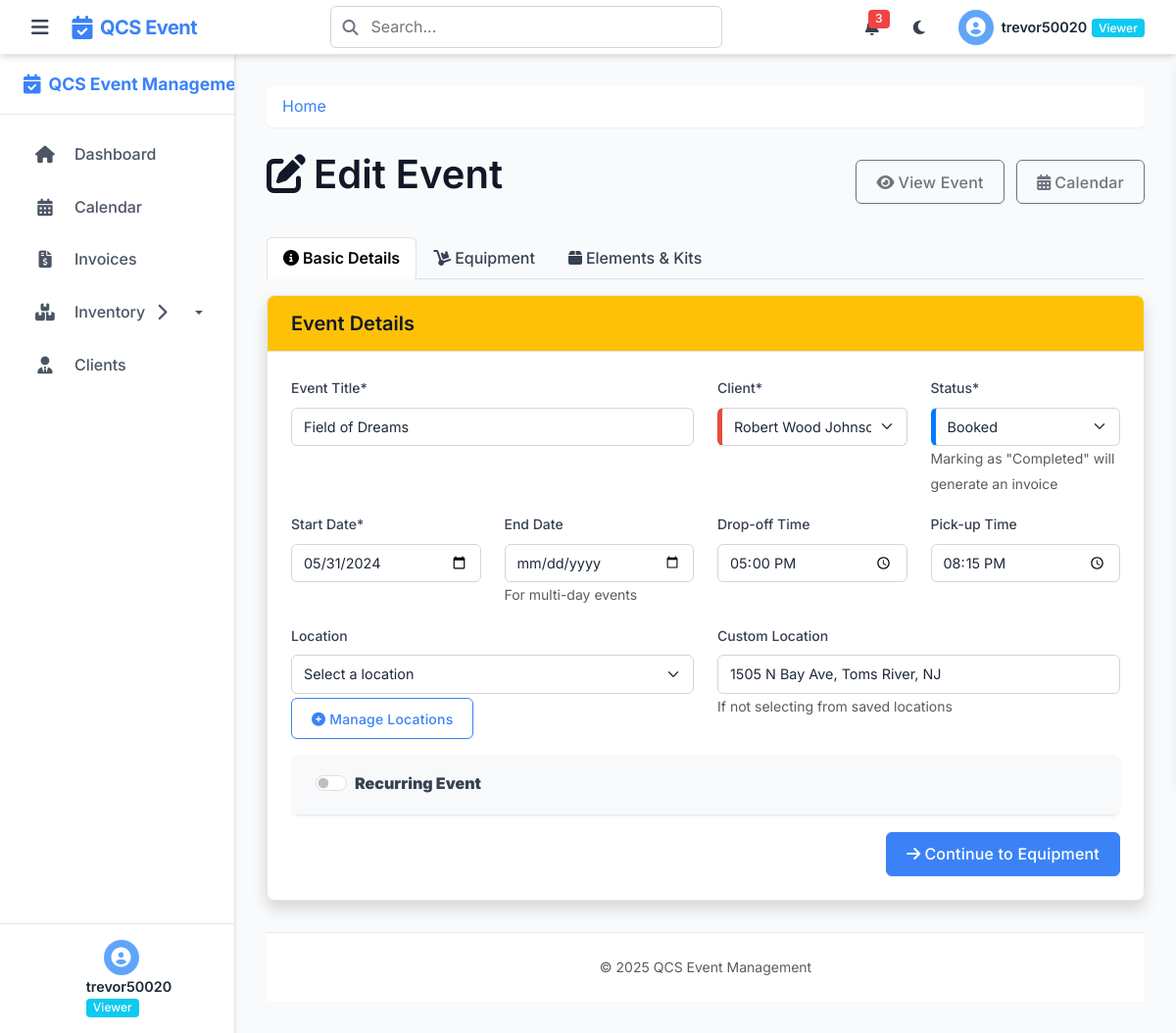
Screenshot of /calendar/events/1/edit (signed in) with the database file from the repository.
### tables this page shows
CREATE TABLE events (
    event_id INTEGER PRIMARY KEY AUTOINCREMENT,
    event_name TEXT NOT NULL,
    client_id INTEGER,
    category_id INTEGER,
    template_id INTEGER,
    ics_uid TEXT UNIQUE,  -- Unique identifier for ICS events
    event_date TEXT,  -- Store as YYYY-MM-DD
    end_date TEXT,    -- For multi-day events
    drop_off_time TEXT,      -- Store as HH:MM:SS
    pickup_time TEXT,
    is_all_day INTEGER DEFAULT 0, -- 0 for false, 1 for true
    has_conflicts INTEGER DEFAULT 0, -- 0 for no conflicts, 1 for conflicts
    is_recurring INTEGER DEFAULT 0, -- 0 for one-time, 1 for recurring
    recurrence_pattern TEXT,     -- daily, weekly, monthly, yearly
    recurrence_end_date TEXT,    -- When recurring events should stop
    parent_event_id INTEGER,     -- For recurring events
    original_start_date TEXT,    -- For moved recurring instances
    manager TEXT,
    onsite_contact TEXT,
    onsite_contact_phone TEXT,
    event_location TEXT,
    location_id INTEGER,     -- Reference to locations table
    items_needed TEXT,       -- List of items needed, including kits.
    boxes_from_pi INTEGER,   -- Number of boxes to be picked up from Positive Impact.
    notes TEXT,              -- Additional Information.
    status TEXT DEFAULT 'booked' CHECK(status IN ('booked', 'confirmed', 'in_progress', 'completed', 'cancelled')),
    created_by INTEGER,
    created_at TEXT NOT NULL DEFAULT (datetime('now')),
    last_updated TEXT,
    last_updated_by INTEGER,
    FOREIGN KEY (client_id) REFERENCES clients(id),
    FOREIGN KEY (category_id) REFERENCES event_categories(id),
    FOREIGN KEY (template_id) REFERENCES event_templates(id),
    FOREIGN KEY (location_id) REFERENCES locations(id),
    FOREIGN KEY (parent_event_id) REFERENCES events(event_id),
    FOREIGN KEY (created_by) REFERENCES users(id),
    FOREIGN KEY (last_updated_by) REFERENCES users(id)
);

CREATE TABLE clients (
    id INTEGER PRIMARY KEY AUTOINCREMENT,
    name TEXT NOT NULL,
    color TEXT NOT NULL,
    contact_person TEXT,
    phone TEXT,
    email TEXT,
    address TEXT,
    city TEXT,
    state TEXT,
    zip TEXT,
    notes TEXT,
    preferences TEXT,
    created_at TEXT NOT NULL DEFAULT (datetime('now')),
    created_by INTEGER,
    FOREIGN KEY (created_by) REFERENCES users(id)
);

### blueprints/calendar_bp.py (the view, shortened to what this page needs)
@calendar_bp.route('/events/<int:event_id>/edit', methods=['GET', 'POST'])
@login_required
def edit_event(event_id):
    db = get_db()
    event = db.execute('SELECT * FROM events WHERE event_id = ?', (event_id,)).fetchone()
    if event is None:
        abort(404)
    clients = db.execute('SELECT * FROM clients').fetchall()
    equipment = db.execute(
        '''SELECT e.*,
           (e.quantity - COALESCE(
               (SELECT SUM(ea.quantity) FROM equipment_assignments ea
                WHERE ea.equipment_id = e.id AND ea.event_id != ?), 0)
           ) as available_qty
           FROM equipment e
           ORDER BY e.name''',
        (event_id,)
    ).fetchall()
    current_assignments = db.execute(
        'SELECT equipment_id, quantity FROM equipment_assignments WHERE event_id = ?',
        (event_id,)
    ).fetchall()
    equipment_list = []
    return render_template('edit_event.html', event=event, clients=clients, equipment=equipment_list)

### helpers.py (called while the page is built)
def get_db():
    if 'db' not in g:
        g.db = sqlite3.connect(
            current_app.config['DATABASE'],
            detect_types=sqlite3.PARSE_DECLTYPES
        )
        g.db.row_factory = sqlite3.Row
    return g.db

def login_required(f):
    @wraps(f)
    def decorated_function(*args, **kwargs):
        if 'user_id' not in session:
            flash('Please log in first', 'warning')
            return redirect(url_for('login'))
        return f(*args, **kwargs)
    return decorated_function

### templates/edit_event.html (shortened to what this page needs)
{% extends 'layout.html' %}
{% block content %}
<div class="d-flex justify-content-between align-items-center mb-4">
        <h1><i class="fas fa-edit me-2"></i>Edit Event</h1>
    <div>
        <a href="{{ url_for('calendar.view_event', event_id=event.event_id) }}" class="btn btn-outline-secondary me-2">
            <i class="fas fa-eye me-1"></i>View Event
        </a>
        <a href="{{ url_for('calendar.calendar') }}" class="btn btn-outline-secondary">
            <i class="fas fa-calendar-alt me-1"></i>Calendar
        </a>
    </div>
</div>
<ul class="nav nav-tabs mb-3" id="eventTabs" role="tablist">
    <li class="nav-item" role="presentation">
        <button class="nav-link active" id="details-tab" data-bs-toggle="tab" data-bs-target="#detailsTab" type="button" role="tab">
            <i class="fas fa-info-circle me-1"></i>Basic Details
        </button>
    </li>
    <li class="nav-item" role="presentation">
        <button class="nav-link" id="equipment-tab" data-bs-toggle="tab" data-bs-target="#equipmentTab" type="button" role="tab">
            <i class="fas fa-dolly me-1"></i>Equipment
        </button>
    </li>
    <li class="nav-item" role="presentation">
        <button class="nav-link" id="inventory-tab" data-bs-toggle="tab" data-bs-target="#inventoryTab" type="button" role="tab">
            <i class="fas fa-box me-1"></i>Elements & Kits
        </button>
    </li>
</ul>
<form action="{{ url_for('calendar.edit_event', event_id=event.event_id) }}" method="post">
    <div class="tab-content" id="eventTabsContent">
        <div class="tab-pane fade show active" id="detailsTab" role="tabpanel">
            <div class="card shadow mb-4">
                <div class="card-header bg-warning text-dark">
                    <h5 class="mb-0">Event Details</h5>
                </div>
                <div class="card-body">
                    <div class="row mb-3">
                        <div class="col-md-6">
                            <label for="event_name" class="form-label">Event Title*</label>
                            <input type="text" class="form-control" id="event_name" name="event_name" value="{{ event.event_name }}" required>
                        </div>
                        <div class="col-md-3">
                            <label for="client_id" class="form-label">Client*</label>
                            <select class="form-select" id="client_id" name="client_id" required>
                                {% for client in clients %}
                                <option value="{{ client.id }}" data-color="{{ client.color }}"
                                    {% if client.id == event.client_id %}selected{% endif %}>
                                    {{ client.name }}
                                </option>
                                {% endfor %}
                            </select>
                        </div>
                        <div class="col-md-3">
                            <label for="status" class="form-label">Status*</label>
                            <select class="form-select" id="status" name="status" required>
                                <option value="booked" {% if event.status == 'booked' %}selected{% endif %}>Booked</option>
                            </select>
                            {% if event.status != 'completed' %}
                            <small class="text-muted">Marking as "Completed" will generate an invoice</small>
                            {% endif %}
                        </div>
                    </div>
                    <div class="row mb-3">
                        <div class="col-md-3">
                            <label for="event_date" class="form-label">Start Date*</label>
                            <input type="date" class="form-control" id="event_date" name="event_date" value="{{ event.event_date }}" required>
                        </div>
                        <div class="col-md-3">
                            <label for="end_date" class="form-label">End Date</label>
                            <input type="date" class="form-control" id="end_date" name="end_date" value="{{ event.end_date }}">
                            <small class="text-muted">For multi-day events</small>
                        </div>
                        <div class="col-md-3">
                            <label for="drop_off_time" class="form-label">Drop-off Time</label>
                            <input type="time" class="form-control" id="drop_off_time" name="drop_off_time" value="{{ event.drop_off_time }}">
                        </div>
                        <div class="col-md-3">
                            <label for="pickup_time" class="form-label">Pick-up Time</label>
                            <input type="time" class="form-control" id="pickup_time" name="pickup_time" value="{{ event.pickup_time }}">
                        </div>
                    </div>
                    <div class="row mb-3">
                        <div class="col-md-6">
                            <label for="location_id" class="form-label">Location</label>
                            <select class="form-select" id="location_id" name="location_id">
                                <option value="">Select a location</option>
                            </select>
                            <div class="mt-1">
                                <a href="{{ url_for('locations.locations') }}" target="_blank" class="btn btn-sm btn-outline-primary">
                                    <i class="fas fa-plus-circle me-1"></i>Manage Locations
                                </a>
                            </div>
                        </div>
                        <div class="col-md-6">
                            <label for="event_location" class="form-label">Custom Location</label>
                            <input type="text" class="form-control" id="event_location" name="event_location" value="{{ event.event_location }}">
                            <small class="text-muted">If not selecting from saved locations</small>
                        </div>
                    </div>
                    <div class="card mb-3 border-light">
                        <div class="card-header bg-light">
                            <div class="form-check form-switch">
                                <input class="form-check-input" type="checkbox" id="is_recurring" name="is_recurring" value="1"
                                       {% if event.is_recurring %}checked{% endif %}>
                                <label class="form-check-label" for="is_recurring">
                                    <strong>Recurring Event</strong>
                                </label>
                            </div>
                        </div>
                    </div>
                    <div class="d-grid gap-2 d-md-flex justify-content-md-end">
                        <button type="button" class="btn btn-primary next-tab" data-next="equipment-tab">
                            <i class="fas fa-arrow-right me-1"></i>Continue to Equipment
                        </button>
                    </div>
                </div>
            </div>
        </div>
    </div>
</form>
{% endblock %}

### rows the page displays
events: event_name "Field of Dreams", client_id "Robert Wood Johnson", status "Booked", event_date "05/31/2024", drop_off_time "17:00:00", pickup_time "20:15:00", event_location "1505 N Bay Ave, Toms River, NJ"

### other values shown
{{ session.username }} "trevor50020"
